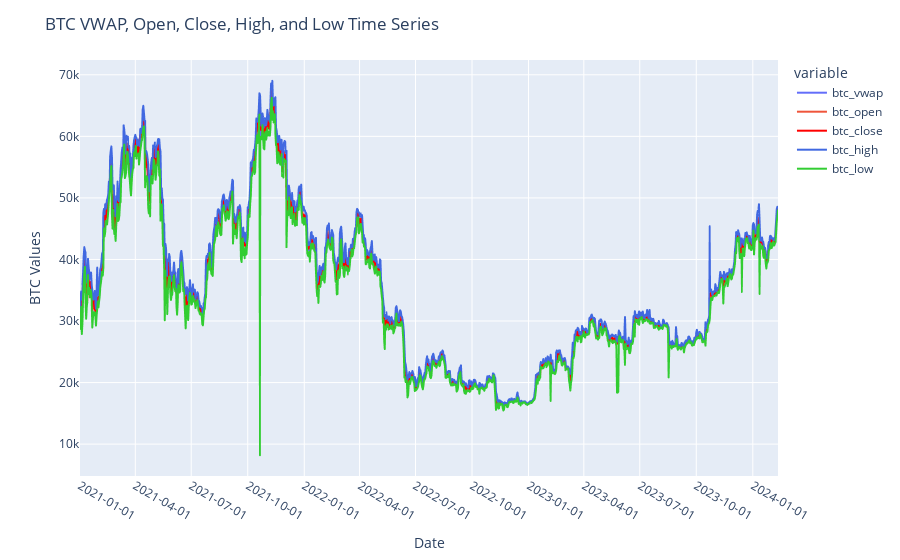

The cell this chart's notebook holds for it:
### Code cell
btc_vwap  = 'btc_vwap'
btc_open  = 'btc_open'
btc_close = 'btc_close'
btc_high  = 'btc_high'
btc_low   = 'btc_low'

colors = ['royalblue', 'limegreen', 'red', 'orangered', 'mediumpurple']

fig = px.line(df, x='btc_timestamp', y=[btc_vwap, btc_open, btc_close, btc_high, btc_low],
              labels={'btc_timestamp': 'Date', btc_vwap: 'BTC VWAP', btc_open: 'BTC Open', btc_close: 'BTC Close', btc_high : 'BTC high', btc_low : 'BTC low'},
              line_shape='linear')

for col, color in zip(df.columns[1:], colors):
    fig.update_traces(line=dict(color=color), selector=dict(name=col))

fig.update_layout(title='BTC VWAP, Open, Close, High, and Low Time Series',
                  xaxis_title='Date', yaxis_title='BTC Values',
                  xaxis=dict(tickmode='linear', tick0=0, dtick='M3', tickformat='%Y-%m-%d'))
fig.show()

### Figure 1 — Plotly figure (JSON) as saved in the notebook; plotly's stock layout.template omitted (floating-point values rounded to 4 significant figures; data arrays with more than 128 entries replaced by an {"elided": "..."} marker saying what was removed)
{"data": [{"hovertemplate": "variable=btc_vwap<br>Date=%{x}<br>value=%{y}<extra></extra>", "legendgroup": "btc_vwap", "line": {"color": "#636efa", "dash": "solid", "shape": "linear"}, "marker": {"symbol": "circle"}, "mode": "lines", "name": "btc_vwap", "showlegend": true, "type": "scattergl", "x": {"elided": "1137 str values"}, "xaxis": "x", "y": {"elided": "1137 float values"}, "yaxis": "y"}, {"hovertemplate": "variable=btc_open<br>Date=%{x}<br>value=%{y}<extra></extra>", "legendgroup": "btc_open", "line": {"color": "#EF553B", "dash": "solid", "shape": "linear"}, "marker": {"symbol": "circle"}, "mode": "lines", "name": "btc_open", "showlegend": true, "type": "scattergl", "x": {"elided": "1137 str values"}, "xaxis": "x", "y": {"elided": "1137 float values"}, "yaxis": "y"}, {"hovertemplate": "variable=btc_close<br>Date=%{x}<br>value=%{y}<extra></extra>", "legendgroup": "btc_close", "line": {"color": "red", "dash": "solid", "shape": "linear"}, "marker": {"symbol": "circle"}, "mode": "lines", "name": "btc_close", "showlegend": true, "type": "scattergl", "x": {"elided": "1137 str values"}, "xaxis": "x", "y": {"elided": "1137 float values"}, "yaxis": "y"}, {"hovertemplate": "variable=btc_high<br>Date=%{x}<br>value=%{y}<extra></extra>", "legendgroup": "btc_high", "line": {"color": "royalblue", "dash": "solid", "shape": "linear"}, "marker": {"symbol": "circle"}, "mode": "lines", "name": "btc_high", "showlegend": true, "type": "scattergl", "x": {"elided": "1137 str values"}, "xaxis": "x", "y": {"elided": "1137 float values"}, "yaxis": "y"}, {"hovertemplate": "variable=btc_low<br>Date=%{x}<br>value=%{y}<extra></extra>", "legendgroup": "btc_low", "line": {"color": "limegreen", "dash": "solid", "shape": "linear"}, "marker": {"symbol": "circle"}, "mode": "lines", "name": "btc_low", "showlegend": true, "type": "scattergl", "x": {"elided": "1137 str values"}, "xaxis": "x", "y": {"elided": "1137 float values"}, "yaxis": "y"}], "layout": {"legend": {"title": {"text": "variable"}, "tracegroupgap": 0}, "margin": {"t": 60}, "title": {"text": "BTC VWAP, Open, Close, High, and Low Time Series"}, "xaxis": {"anchor": "y", "domain": [0, 1], "dtick": "M3", "tick0": 0, "tickformat": "%Y-%m-%d", "tickmode": "linear", "title": {"text": "Date"}}, "yaxis": {"anchor": "x", "domain": [0, 1], "title": {"text": "BTC Values"}}}}
